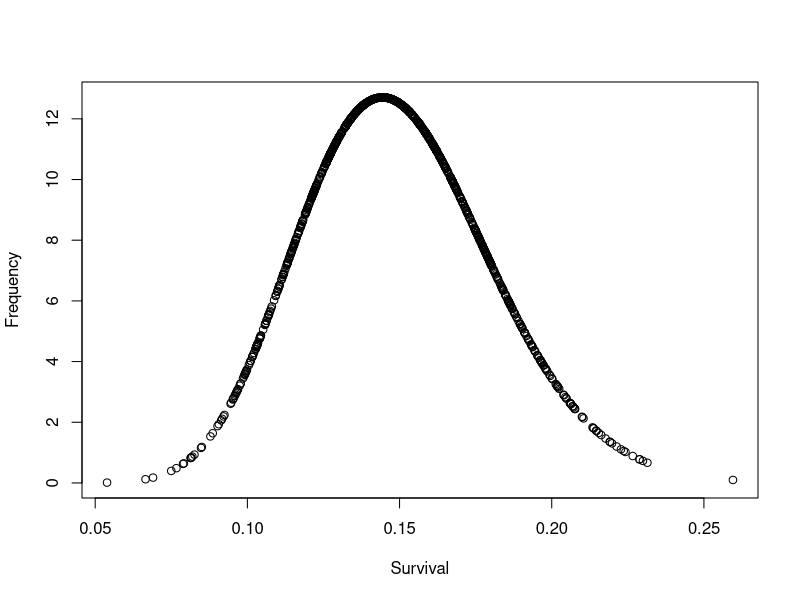

This figure's R source:
beta.MoM.fcn <- function (mean, var, param){
  alpha <-mean*((mean*(1-mean)/var)-1)
  beta <-(1-mean)*((mean*(1-mean)/var)-1)
  y <-rbeta(1:1000, alpha, beta)
  beta.plot <-plot(y, dbeta(y, alpha, beta), ylab="Frequency", xlab=param)
  return(c(list(alpha=alpha, beta=beta), beta.plot))
  }
beta.MoM.fcn(0.15, 0.001, "Survival")


lognorm.MoM.fcn <- function (mean, var, param){
  alpha <-log((mean^2)/sqrt(var+(mean^2)))
  beta <-sqrt(log(1+(var/(mean^2))))
  y <-rlnorm(1:1000, alpha, beta)
  beta.plot <-plot(y, dlnorm(y, alpha, beta), ylab="Frequency", xlab=param)
  return(c(list(alpha=alpha, beta=beta), beta.plot))
}